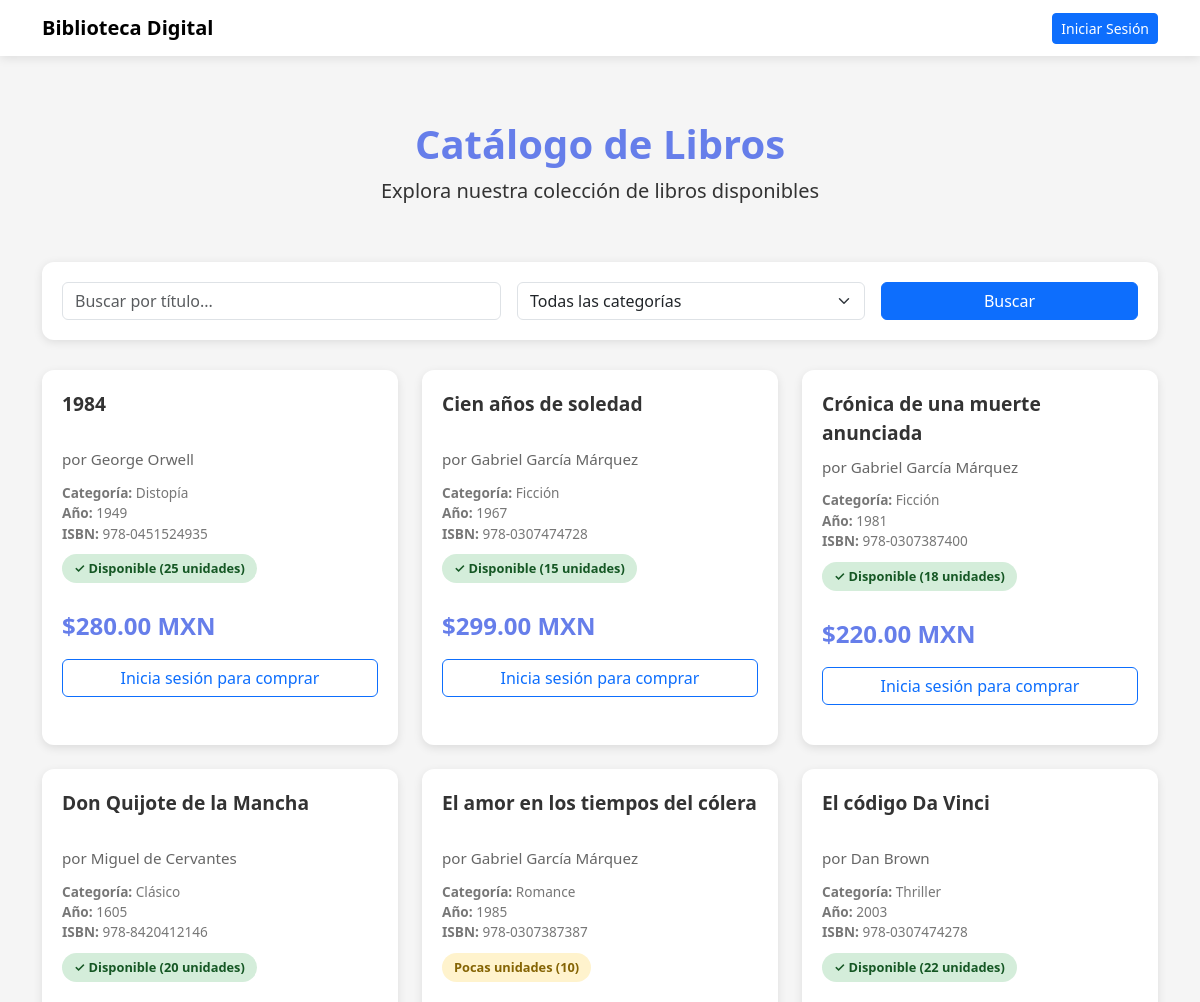
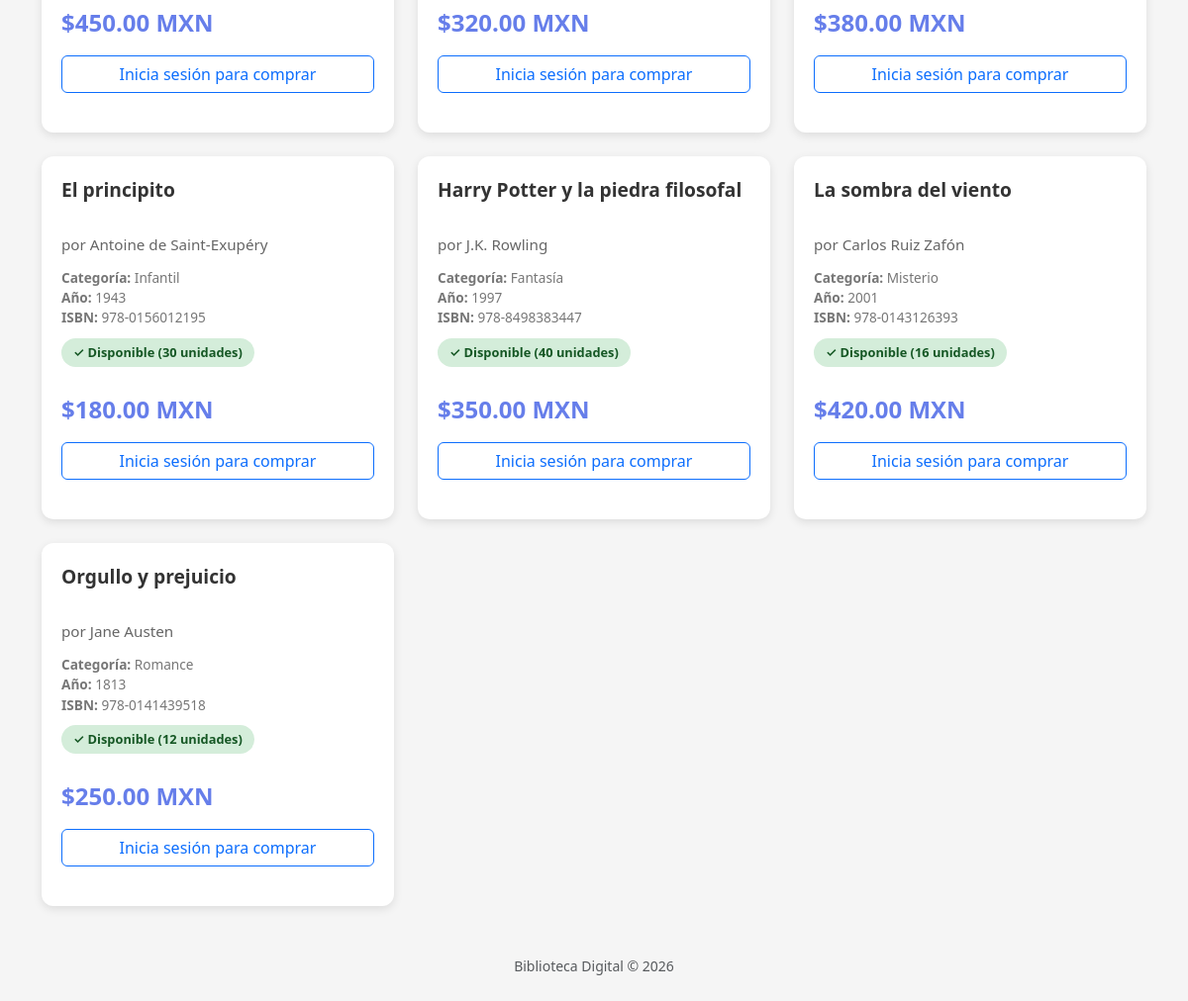
Page /modulos/catalogo_libros.php on the committed database (2 pictures, top to bottom).
### tables this page shows
CREATE TABLE IF NOT EXISTS Libros (
    id_libro INT AUTO_INCREMENT PRIMARY KEY,
    titulo VARCHAR(200) NOT NULL,
    isbn VARCHAR(20) DEFAULT NULL,
    autor VARCHAR(100) NOT NULL,
    categoria VARCHAR(50),
    anio_publicacion INT DEFAULT NULL,
    descripcion TEXT,
    cantidad_disponible INT DEFAULT 0,
    precio DECIMAL(10,2) NOT NULL,
    imagen_url VARCHAR(255),
    fecha_ingreso DATETIME DEFAULT CURRENT_TIMESTAMP,
    INDEX idx_titulo (titulo),
    INDEX idx_categoria (categoria)
);

### config/conexion.php (called while the page is built, shortened)
<?php
class Conexion {
    public $con;
    public $where;
    public $having;
    public $binds;
    function __construct($opt) {
        $con = false;
        if (is_array($opt)) {
            try {
                $tipo     = $opt["tipo"];
                $bd       = $opt["bd"];
                $servidor = isset($opt["servidor"]) ? $opt["servidor"] : NULL;
                if ($tipo == "mysql") {
                    $usuario    = $opt["usuario"];
                    $contrasena = $opt["contrasena"];
                    $con = new PDO("mysql:host=$servidor;dbname=$bd", $usuario, $contrasena);
                }
                elseif ($tipo == "sqlite") {
                    $con = new PDO("sqlite:$bd");
                }
            }
            catch (PDOException $e) {
                $con = false;
            }
        }
        $this->con = $con;
    }
    function prepare($sql) {
        return $this->con->prepare($sql);
    }
    function select($tableName, $selects="*") {
        return new Select($this->con, "SELECT $selects FROM $tableName");
    }
    function addCondition($clause, $cam, $rel, $val, $pattern) {
        if ($clause == "WHERE") {
            $where      = $this->where;
            $clause_cnt = $where;
        }
        elseif ($clause == "HAVING") {
            $having = $this->having;
            $clause_cnt = $having;
        }
        $clause_cnt = "$clause_cnt $pattern";
        $clause_cnt = preg_replace('/{cam}/', $cam, $clause_cnt);
        $clause_cnt = preg_replace('/{rel}/', $rel, $clause_cnt);
        $binds = $this->binds;
        if (strpos($clause_cnt, "{val}") !== false) {
            $count      = 0;
            $clause_cnt = preg_replace('/{val}/', "?", $clause_cnt, -1, $count);
            $binds[] = $val;
        }
        $this->binds = $binds;
        if ($clause == "WHERE") {
            $this->where = $clause_cnt;
        }
        elseif ($clause == "HAVING") {
            $this->having = $clause_cnt;
        }
    }
    function clause_cnt($clause, $cnt, $cam, $rel, $val, $pattern) {
        if ($clause == "WHERE") {
            $where       = $this->where;
            $where       = ($cnt ? "" : $clause) . "$where $cnt";
            $this->where = $where;
        }
        elseif ($clause == "HAVING") {
            $having       = $this->having;
            $having       = ($cnt ? "" : $clause) . "$having $cnt";
            $this->having = $having;
        }
    }
}
class Select extends Conexion {
    public $sql;
    public $joins;
    public $groupby;
    public $orderby;
    public $limit;
    function __construct($con, $sql) {
        $this->con = $con;
        $this->sql   = $sql;
        $this->binds = array();
        $this->joins   = "";
        $this->where   = "";
        $this->groupby = "";
        $this->having  = "";
        $this->orderby = "";
        $this->limit   = "";
    }
    function orderby($com) {
        $orderby = "ORDER BY $com";
        $this->orderby = $orderby;
    }
    function getQuery() {
        $sql     = $this->sql;
        $joins   = $this->joins;
        $where   = $this->where;
        $groupby = $this->groupby;
        $having  = $this->having;
        $orderby = $this->orderby;
        $limit   = $this->limit;
        if ($where) {$sql = "$sql\r\n$where";}
        if ($orderby) {$sql = "$sql\r\n$orderby";}
        return $sql;
    }
    function execute() {
        $data = array();
        $sql   = $this->getQuery();
        $binds = $this->binds;
        $select = $this->prepare($sql);
        foreach ($binds as $x => $bind) {
            $select->bindParam($x + 1, $binds[$x]);
        }
        $select->execute();
        if ($select->rowcount()) {
            while ($row = $select->fetch(PDO::FETCH_ASSOC)) {
                $subData = array();
                foreach ($row as $x => $field) {
                    $subData[]   = $row[$x];
                    $subData[$x] = $row[$x];
                }
                $data[] = $subData;
            }
        }
        return $data;
    }
}
?>

### modulos/catalogo_libros.php (the view, shortened to what this page needs)
<?php
require_once '../config/config.php';
$db = new Conexion($opciones);
$buscar = isset($_POST['txtbuscar']) ? $_POST['txtbuscar'] : '';
$query = $db->select("Libros", "*");
$query->where("cantidad_disponible", ">", 0);
$query->orderby("titulo ASC");
$libros = $query->execute();
?>
<!DOCTYPE html>
<html lang="es">
<head>
    <link rel="stylesheet" href="https://cdn.jsdelivr.net/npm/bootstrap@5.3.0/dist/css/bootstrap.min.css">
</head>
<body>
<nav class="navbar navbar-light mb-4">
    <div class="container">
        <a class="navbar-brand" href="../index.php">
            <strong>Biblioteca Digital</strong>
        </a>
        <div>
            <?php if(isset($_SESSION['id_cliente'])): ?>
                <span class="me-3">👤 <?php echo htmlspecialchars($_SESSION['nombre_cliente']); ?></span>
                <a href="logout.php" class="btn btn-sm btn-outline-danger">Cerrar Sesión</a>
            <?php else: ?>
                <a href="../login.php" class="btn btn-sm btn-primary">Iniciar Sesión</a>
            <?php endif; ?>
        </div>
    </div>
</nav>
<div class="container">
    <div class="header-section">
        <h1>Catálogo de Libros</h1>
        <p class="lead">Explora nuestra colección de libros disponibles</p>
    </div>
    <div class="filters">
        <form method="post" action="catalogo_libros.php">
            <div class="row g-3">
                <div class="col-md-5">
                    <input type="text" name="txtbuscar" class="form-control"
                           placeholder="Buscar por título..."
                           value="<?php echo htmlspecialchars($buscar); ?>">
                </div>
                <div class="col-md-4">
                    <select name="categoria" class="form-select">
                        <option value="">Todas las categorías</option>
                    </select>
                </div>
                <div class="col-md-3">
                    <button type="submit" class="btn btn-primary w-100">Buscar</button>
                </div>
            </div>
        </form>
    </div>
    <?php if(!empty($libros)): ?>
        <div class="row row-cols-1 row-cols-md-2 row-cols-lg-3 g-4 mb-5">
            <?php foreach($libros as $libro): ?>
                <div class="col">
                    <div class="book-card">
                        <div class="book-title"><?php echo htmlspecialchars($libro['titulo']); ?></div>
                        <div class="book-author">por <?php echo htmlspecialchars($libro['autor']); ?></div>
                        <div class="book-info">
                            <div><strong>Categoría:</strong> <?php echo htmlspecialchars($libro['categoria']); ?></div>
                            <div><strong>Año:</strong> <?php echo $libro['anio_publicacion'] ?? 'N/A'; ?></div>
                            <?php if(!empty($libro['isbn'])): ?>
                                <div><strong>ISBN:</strong> <?php echo htmlspecialchars($libro['isbn']); ?></div>
                            <?php endif; ?>
                        </div>
                        <?php
                        $cantidad = $libro['cantidad_disponible'];
                        if($cantidad > 10) {
                            echo '<span class="stock-badge stock-available">✓ Disponible ('.$cantidad.' unidades)</span>';
                        } else {
                            echo '<span class="stock-badge stock-low">Pocas unidades ('.$cantidad.')</span>';
                        }
                        ?>
                        <div class="book-price">
                            $<?php echo number_format($libro['precio'], 2); ?> MXN
                        </div>
                        <?php if(isset($_SESSION['id_cliente'])): ?>
                            <a href="proceso_compra.php?id=<?php echo $libro['id_libro']; ?>" class="btn btn-success w-100">
                                🛒 Comprar Ahora
                            </a>
                        <?php else: ?>
                            <a href="../login.php" class="btn btn-outline-primary w-100">
                                Inicia sesión para comprar
                            </a>
                        <?php endif; ?>
                    </div>
                </div>
            <?php endforeach; ?>
        </div>
    <?php endif; ?>
</div>
<footer class="text-center text-muted mt-5 pb-4">
    <small>Biblioteca Digital © <?php echo date('Y'); ?></small>
</footer>
</body>
</html>

### modulos/catalogo_libros.php (style rules this page uses)
body { background: #f5f5f5; }
.navbar { background: white; box-shadow: 0 2px 10px rgba(0,0,0,0.1); }
.book-card { background: white; border-radius: 12px; padding: 20px; margin-bottom: 20px; box-shadow: 0 3px 10px rgba(0,0,0,0.1); transition: all 0.3s; height: 100%; }
.book-title { font-size: 1.2rem; font-weight: bold; color: #333; margin-bottom: 8px; min-height: 50px; }
.book-author { color: #666; font-size: 0.95rem; margin-bottom: 12px; }
.book-info { font-size: 0.85rem; color: #777; margin-bottom: 10px; }
.book-price { font-size: 1.5rem; font-weight: bold; color: #667eea; margin: 15px 0; }
.stock-badge { display: inline-block; padding: 5px 12px; border-radius: 20px; font-size: 0.8rem; font-weight: 600; margin-bottom: 10px; }
.stock-available { background: #d4edda; color: #155724; }
.stock-low { background: #fff3cd; color: #856404; }
.filters { background: white; padding: 20px; border-radius: 12px; box-shadow: 0 2px 10px rgba(0,0,0,0.1); margin-bottom: 30px; }
.header-section { text-align: center; padding: 40px 0; color: #333; }
.header-section h1 { font-size: 2.5rem; font-weight: bold; color: #667eea; }

### rows in the picture
libros: titulo "1984", autor "George Orwell", categoria "Distopía", anio_publicacion "1949", isbn "978-0451524935", cantidad_disponible "25", precio "280.00"
libros: titulo "Cien años de soledad", autor "Gabriel García Márquez", categoria "Ficción", anio_publicacion "1967", isbn "978-0307474728", cantidad_disponible "15", precio "299.00"
libros: titulo "Crónica de una muerte anunciada", autor "Gabriel García Márquez", categoria "Ficción", anio_publicacion "1981", isbn "978-0307387400", cantidad_disponible "18", precio "220.00"
libros: titulo "Don Quijote de la Mancha", autor "Miguel de Cervantes", categoria "Clásico", anio_publicacion "1605", isbn "978-8420412146", cantidad_disponible "20", precio "450.00"
libros: titulo "El amor en los tiempos del cólera", autor "Gabriel García Márquez", categoria "Romance", anio_publicacion "1985", isbn "978-0307387387", cantidad_disponible "10", precio "320.00"
libros: titulo "El código Da Vinci", autor "Dan Brown", categoria "Thriller", anio_publicacion "2003", isbn "978-0307474278", cantidad_disponible "22", precio "380.00"
libros: titulo "El principito", autor "Antoine de Saint-Exupéry", categoria "Infantil", anio_publicacion "1943", isbn "978-0156012195", cantidad_disponible "30", precio "180.00"
libros: titulo "Harry Potter y la piedra filosofal", autor "J.K. Rowling", categoria "Fantasía", anio_publicacion "1997", isbn "978-8498383447", cantidad_disponible "40", precio "350.00"
libros: titulo "La sombra del viento", autor "Carlos Ruiz Zafón", categoria "Misterio", anio_publicacion "2001", isbn "978-0143126393", cantidad_disponible "16", precio "420.00"
libros: titulo "Orgullo y prejuicio", autor "Jane Austen", categoria "Romance", anio_publicacion "1813", isbn "978-0141439518", cantidad_disponible "12", precio "250.00"
